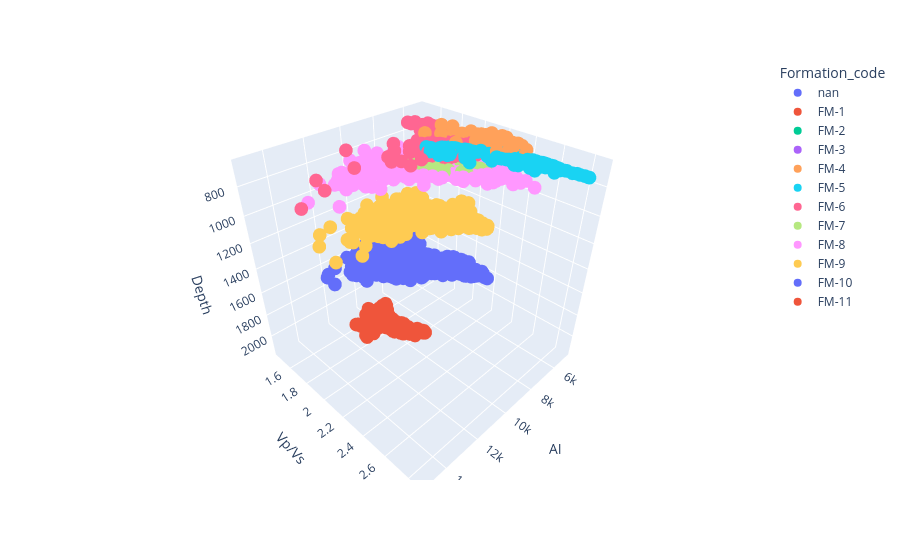

Source (notebook cell):
### Code cell
import plotly.express as px
import pandas as pd

# Add Formation_code to df_clean
df_clean['Formation_code'] = df_clean['Formation'].astype(str)

fig = px.scatter_3d(
    df_clean,
    x='AI',
    z='Depth',
    y='Vp/Vs',
    color='Formation_code',   # automatically colors by formation name
    size_max=5
)

fig.update_layout(scene=dict(zaxis=dict(autorange='reversed')))  # Depth goes downward
fig.show()

### Figure 1 — Plotly figure (JSON) as saved in the notebook; plotly's stock layout.template omitted (floating-point values rounded to 4 significant figures; data arrays with more than 128 entries replaced by an {"elided": "..."} marker saying what was removed)
{"data": [{"hovertemplate": "Formation_code=nan<br>AI=%{x}<br>Vp/Vs=%{y}<br>Depth=%{z}<extra></extra>", "legendgroup": "nan", "marker": {"color": "#636efa", "symbol": "circle"}, "mode": "markers", "name": "nan", "scene": "scene", "showlegend": true, "type": "scatter3d", "x": [NaN], "y": [NaN], "z": [NaN]}, {"hovertemplate": "Formation_code=FM-1<br>AI=%{x}<br>Vp/Vs=%{y}<br>Depth=%{z}<extra></extra>", "legendgroup": "FM-1", "marker": {"color": "#EF553B", "symbol": "circle"}, "mode": "markers", "name": "FM-1", "scene": "scene", "showlegend": true, "type": "scatter3d", "x": {"elided": "472 float values"}, "y": {"elided": "472 float values"}, "z": {"elided": "472 float values"}}, {"hovertemplate": "Formation_code=FM-2<br>AI=%{x}<br>Vp/Vs=%{y}<br>Depth=%{z}<extra></extra>", "legendgroup": "FM-2", "marker": {"color": "#00cc96", "symbol": "circle"}, "mode": "markers", "name": "FM-2", "scene": "scene", "showlegend": true, "type": "scatter3d", "x": {"elided": "1056 float values"}, "y": {"elided": "1056 float values"}, "z": {"elided": "1056 float values"}}, {"hovertemplate": "Formation_code=FM-3<br>AI=%{x}<br>Vp/Vs=%{y}<br>Depth=%{z}<extra></extra>", "legendgroup": "FM-3", "marker": {"color": "#ab63fa", "symbol": "circle"}, "mode": "markers", "name": "FM-3", "scene": "scene", "showlegend": true, "type": "scatter3d", "x": {"elided": "230 float values"}, "y": {"elided": "230 float values"}, "z": {"elided": "230 float values"}}, {"hovertemplate": "Formation_code=FM-4<br>AI=%{x}<br>Vp/Vs=%{y}<br>Depth=%{z}<extra></extra>", "legendgroup": "FM-4", "marker": {"color": "#FFA15A", "symbol": "circle"}, "mode": "markers", "name": "FM-4", "scene": "scene", "showlegend": true, "type": "scatter3d", "x": {"elided": "184 float values"}, "y": {"elided": "184 float values"}, "z": {"elided": "184 float values"}}, {"hovertemplate": "Formation_code=FM-5<br>AI=%{x}<br>Vp/Vs=%{y}<br>Depth=%{z}<extra></extra>", "legendgroup": "FM-5", "marker": {"color": "#19d3f3", "symbol": "circle"}, "mode": "markers", "name": "FM-5", "scene": "scene", "showlegend": true, "type": "scatter3d", "x": {"elided": "177 float values"}, "y": {"elided": "177 float values"}, "z": {"elided": "177 float values"}}, {"hovertemplate": "Formation_code=FM-6<br>AI=%{x}<br>Vp/Vs=%{y}<br>Depth=%{z}<extra></extra>", "legendgroup": "FM-6", "marker": {"color": "#FF6692", "symbol": "circle"}, "mode": "markers", "name": "FM-6", "scene": "scene", "showlegend": true, "type": "scatter3d", "x": {"elided": "400 float values"}, "y": {"elided": "400 float values"}, "z": {"elided": "400 float values"}}, {"hovertemplate": "Formation_code=FM-7<br>AI=%{x}<br>Vp/Vs=%{y}<br>Depth=%{z}<extra></extra>", "legendgroup": "FM-7", "marker": {"color": "#B6E880", "symbol": "circle"}, "mode": "markers", "name": "FM-7", "scene": "scene", "showlegend": true, "type": "scatter3d", "x": [7986.0, 8049.0, 8171.0, 8245.0, 8161.0, 8012.0, 8036.0, 8222.0, 8271.0, 8217.0, 8207.0, 8304.0, 8400.0, 8248.0, 8128.0, 8290.0, 8527.0, 8694.0, 8610.0, 8336.0, 8125.0, 8159.0, 8428.0, 8645.0, 8779.0, 8425.0, 7978.0, 7607.0, 7537.0, 7672.0, 7821.0, 7977.0, 8127.0, 8357.0, 8770.0, 9087.0, 8825.0, 8298.0, 7798.0, 7713.0, 7865.0, 8005.0, 8120.0, 8021.0, 7820.0, 7668.0, 7591.0, 7557.0, 7520.0, 7520.0, 7595.0, 7730.0, 7847.0, 8022.0, 8234.0, 8364.0, 8428.0, 8225.0, 8023.0, 7826.0, 7633.0, 7649.0, 7702.0, 7713.0, 7744.0, 7786.0, 7779.0, 7778.0, 7795.0, 7849.0, 7917.0, 7946.0, 7943.0, 7891.0, 7851.0, 7831.0, 7784.0, 7681.0, 7553.0, 7527.0, 7566.0, 7595.0, 7548.0, 7482.0, 7452.0, 7443.0, 7455.0, 7400.0, 7402.0, 7562.0, 7756.0, 7738.0, 7489.0, 7218.0, 7133.0, 7061.0, 7034.0, 7133.0, 7414.0, 7813.0, 7891.0, 7635.0, 7365.0, 7217.0, 7203.0, 7236.0, 7332.0, 7503.0, 7653.0, 7816.0, 8140.0, 8745.0], "y": [2.058, 2.062, 2.082, 2.073, 2.034, 1.977, 1.97, 2.003, 2.013, 2.02, 2.031, 2.059, 2.088, 2.068, 2.054, 2.049, 1.948, 1.922, 1.918, 1.905, 1.919, 1.986, 2.058, 2.025, 1.893, 1.831, 1.848, 1.91, 1.969, 1.996, 2.025, 2.078, 2.106, 2.11, 2.065, 2.014, 1.976, 1.981, 1.965, 1.979, 2.011, 2.029, 2.046, 2.029, 2.001, 2.034, 2.076, 2.094, 2.129, 2.096, 2.074, 2.046, 2.009, 2.023, 2.062, 2.126, 2.121, 1.999, 1.973, 1.965, 2.0, 2.077, 2.061, 2.04, 2.022, 1.992, 1.965, 1.936, 1.928, 1.964, 2.001, 2.011, 2.005, 2.024, 2.078, 2.085, 2.097, 2.097, 2.09, 2.056, 2.014, 2.024, 2.064, 2.122, 2.148, 2.206, 2.21, 2.188, 2.13, 2.133, 2.078, 2.056, 2.073, 2.143, 2.224, 2.289, 2.242, 2.204, 2.247, 2.228, 2.197, 2.156, 2.132, 2.194, 2.246, 2.245, 2.207, 2.098, 2.072, 2.071, 2.122, 1.905], "z": [790.0, 790.0, 790.0, 790.0, 790.0, 790.0, 790.0, 790.0, 790.0, 790.0, 790.0, 790.0, 790.0, 790.0, 790.0, 790.0, 790.0, 790.0, 790.0, 790.0, 790.0, 790.0, 790.0, 790.0, 790.0, 790.0, 790.0, 790.0, 790.0, 790.0, 790.0, 790.0, 790.0, 790.0, 790.0, 790.0, 790.0, 790.0, 790.0, 790.0, 790.0, 790.0, 790.0, 790.0, 790.0, 790.0, 790.0, 790.0, 790.0, 790.0, 790.0, 790.0, 790.0, 790.0, 790.0, 790.0, 790.0, 790.0, 790.0, 790.0, 790.0, 790.0, 790.0, 790.0, 790.0, 790.0, 790.0, 790.0, 790.0, 790.0, 790.0, 790.0, 790.0, 790.0, 790.0, 790.0, 790.0, 790.0, 790.0, 790.0, 790.0, 790.0, 790.0, 790.0, 790.0, 790.0, 790.0, 790.0, 790.0, 790.0, 790.0, 790.0, 790.0, 790.0, 790.0, 790.0, 790.0, 790.0, 790.0, 790.0, 790.0, 790.0, 790.0, 790.0, 790.0, 790.0, 790.0, 790.0, 790.0, 790.0, 790.0, 790.0]}, {"hovertemplate": "Formation_code=FM-8<br>AI=%{x}<br>Vp/Vs=%{y}<br>Depth=%{z}<extra></extra>", "legendgroup": "FM-8", "marker": {"color": "#FF97FF", "symbol": "circle"}, "mode": "markers", "name": "FM-8", "scene": "scene", "showlegend": true, "type": "scatter3d", "x": {"elided": "2369 float values"}, "y": {"elided": "2369 float values"}, "z": {"elided": "2369 float values"}}, {"hovertemplate": "Formation_code=FM-9<br>AI=%{x}<br>Vp/Vs=%{y}<br>Depth=%{z}<extra></extra>", "legendgroup": "FM-9", "marker": {"color": "#FECB52", "symbol": "circle"}, "mode": "markers", "name": "FM-9", "scene": "scene", "showlegend": true, "type": "scatter3d", "x": {"elided": "2290 float values"}, "y": {"elided": "2290 float values"}, "z": {"elided": "2290 float values"}}, {"hovertemplate": "Formation_code=FM-10<br>AI=%{x}<br>Vp/Vs=%{y}<br>Depth=%{z}<extra></extra>", "legendgroup": "FM-10", "marker": {"color": "#636efa", "symbol": "circle"}, "mode": "markers", "name": "FM-10", "scene": "scene", "showlegend": true, "type": "scatter3d", "x": {"elided": "4094 float values"}, "y": {"elided": "4094 float values"}, "z": {"elided": "4094 float values"}}, {"hovertemplate": "Formation_code=FM-11<br>AI=%{x}<br>Vp/Vs=%{y}<br>Depth=%{z}<extra></extra>", "legendgroup": "FM-11", "marker": {"color": "#EF553B", "symbol": "circle"}, "mode": "markers", "name": "FM-11", "scene": "scene", "showlegend": true, "type": "scatter3d", "x": {"elided": "455 float values"}, "y": {"elided": "455 float values"}, "z": {"elided": "455 float values"}}], "layout": {"legend": {"title": {"text": "Formation_code"}, "tracegroupgap": 0}, "margin": {"t": 60}, "scene": {"domain": {"x": [0, 1], "y": [0, 1]}, "xaxis": {"title": {"text": "AI"}}, "yaxis": {"title": {"text": "Vp/Vs"}}, "zaxis": {"autorange": "reversed", "title": {"text": "Depth"}}}}}
